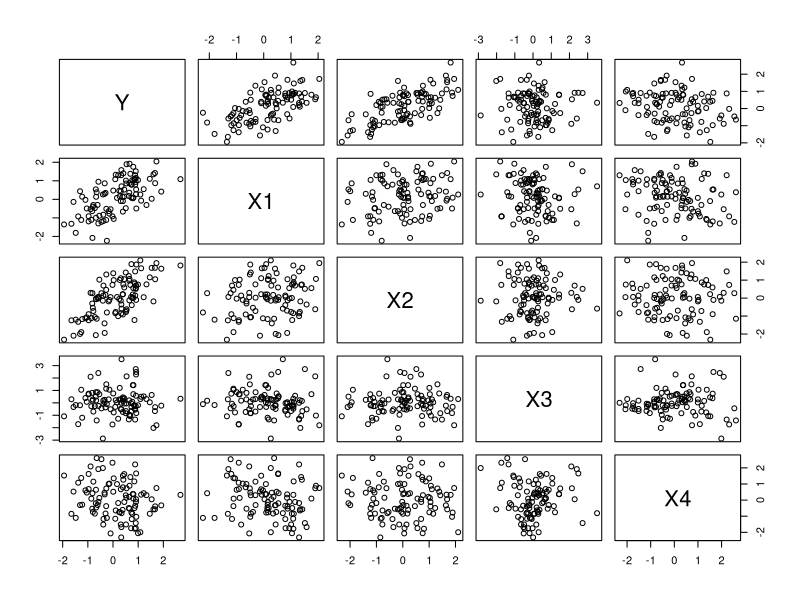
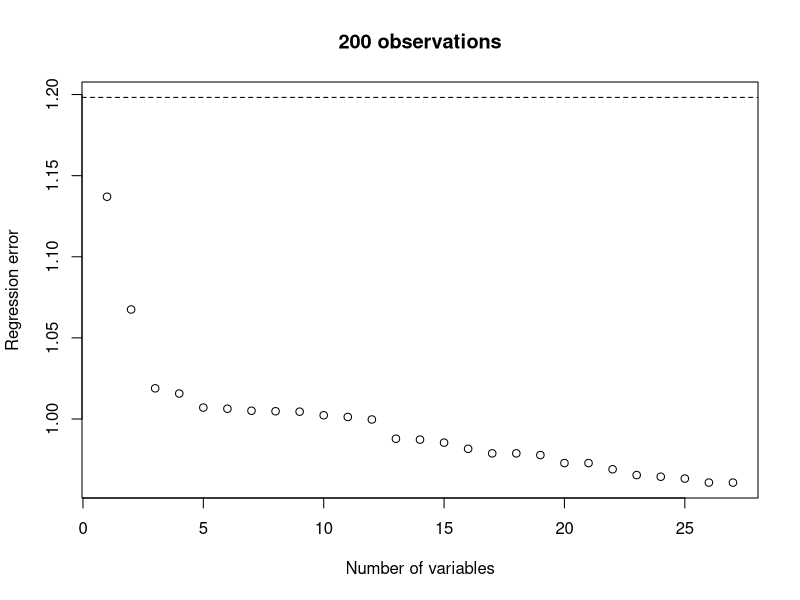
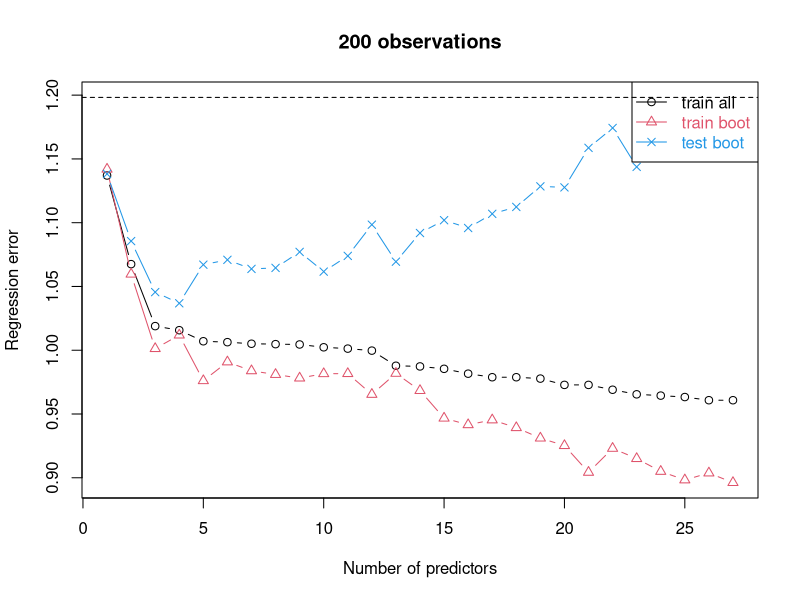
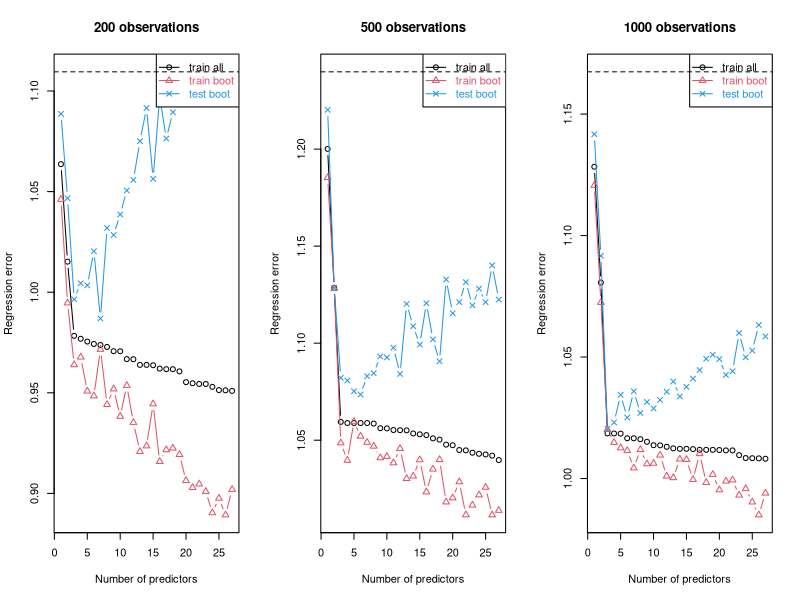
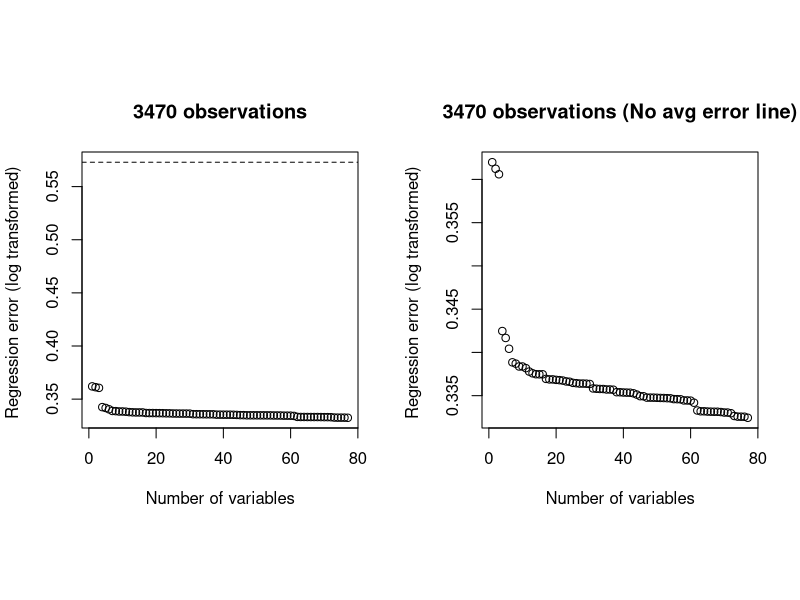

These figures' R source, in order: (Note: a time limit stopped this script after it produced the figures.)
## ---- chunk 1
knitr::opts_chunk$set(echo = TRUE)
library(ggplot2)
## ---- chunk 2
simuLinQuadDat <- function(inpNobs=100, inpNlinVars=5, inpYidx=1:2, inpSDerr=0.5) {
  # Nobs x Nvars matrix of linear terms:
  xTmp <- matrix(rnorm(inpNobs*inpNlinVars),ncol=inpNlinVars)
  # Make all pairwise products of linear terms,
  # X1*X1, X1*X2, X1*X3, ..., Xn*Xn:
  x2Tmp <- NULL
  tmpCnms <- NULL
  # for each linear term:
  for ( iTmp in 1:ncol(xTmp) ) {
    # multiply it by itself and all other terms,
    # excluding already generated pairwise combinations: 
    for ( jTmp in iTmp:ncol(xTmp) ) {
      x2Tmp <- cbind(x2Tmp,xTmp[,iTmp]*xTmp[,jTmp])
      # maintain vector of column names for quadratic
      # terms along the way:
      tmpCnms <- c(tmpCnms,paste0("X",iTmp,"X",jTmp))
    }
  }
  # name attributes in the matrix of quadratic terms:
  colnames(x2Tmp) <- tmpCnms
  # create outcome as a sum of an unweighted average of 
  # specified columns and controlled amount 
  # of gaussian noise:
  yTmp <- rowMeans(cbind(xTmp,x2Tmp)[,inpYidx])+rnorm(inpNobs,sd=inpSDerr)
  # return data.frame with outcome as a first column,
  # followed by linear, then by quadratic terms:
  data.frame(Y=yTmp,xTmp,x2Tmp)
}
## ---- chunk 3
simDat <- simuLinQuadDat()
class(simDat)
dim(simDat)
head(simDat)
pairs(simDat[,1:5])
## ---- chunk 4
lm(Y~X1+X2+X1X1+X1X2+X2X2,simDat)
## ---- chunk 5
lm(Y~.,simDat[,c("Y","X1","X2","X1X1","X1X2","X2X2")])
## ---- chunk 6
lm(Y~.,simDat[,c(1:3,7,8,12)])
## ---- chunk 7
lm(as.formula(paste0("Y~",paste(colnames(simDat)[c(2:3,7,8,12)],collapse="+"))),simDat)
## ---- chunk 8
simDat <- simuLinQuadDat(inpNobs=200, inpNlinVars=6, inpYidx=1:3, inpSDerr=1)
df2plot <- NULL
for ( iTmp in 2:ncol(simDat) ) {
  lmTmp <- lm(Y~.,simDat[,1:iTmp])
  errTmp <- sqrt(mean((simDat[,"Y"]-predict(lmTmp))^2))
  df2plot <- rbind(df2plot,data.frame(nvars=iTmp-1,err=errTmp))
}
plot(df2plot,xlab="Number of variables",ylab="Regression error",main=paste(nrow(simDat),"observations"),ylim=c(min(df2plot[,"err"]),sqrt(mean((simDat[,"Y"]-mean(simDat[,"Y"]))^2))))
abline(h=sqrt(mean((simDat[,"Y"]-mean(simDat[,"Y"]))^2)),lty=2)
## ---- chunk 9
nrow(simDat)
head(simDat)
## ---- chunk 10
bootTrainTestErrOneAllVars <- function(inpDat,nBoot=100) {
  # matrices and vector to store bootstrap training
  # and test errors as well as training error for model
  # fit on all observations -- for one through all
  # variables in the dataset:
  errTrain <- matrix(NA,nrow=nBoot,ncol=ncol(inpDat)-1)
  errTest <- matrix(NA,nrow=nBoot,ncol=ncol(inpDat)-1)
  allTrainErr <- numeric()
  numTestSamples = matrix(NA,nrow=nBoot,ncol=ncol(inpDat)-1)
  # first predictor is the second column in
  # the input data - first is the outcome "Y":
  for ( iTmp in 2:ncol(inpDat) ) {
    # fit model and calculate error on all observations:
    lmTmp <- lm(Y~.,inpDat[,1:iTmp])
    # summary(lmTmp)$sigma for degrees of freedom correction
    allTrainErr[iTmp-1] <- sqrt(mean((inpDat[,"Y"]-predict(lmTmp))^2))
    # draw repeated boostraps of the data:
    for ( iBoot in 1:nBoot ) {
      # replace=TRUE is critical for bootstrap to work correctly:
      tmpBootIdx <- sample(nrow(inpDat),nrow(inpDat),replace=TRUE)
      # model fit on the bootstrap sample and
      # corresponding training error:
      lmTmpBoot <- lm(Y~.,inpDat[tmpBootIdx,1:iTmp])
      # summary(lmTmpBoot)$sigma for degrees of freedom correction
      errTrain[iBoot,iTmp-1] <- sqrt(mean((inpDat[tmpBootIdx,"Y"]-predict(lmTmpBoot))^2))
      # test error is calculated on the observations
      # =not= in the bootstrap sample - thus "-tmpBootIdx"
      errTest[iBoot,iTmp-1] <- sqrt(mean((inpDat[-tmpBootIdx,"Y"]-predict(lmTmpBoot,newdata=inpDat[-tmpBootIdx,1:iTmp]))^2))
      numTestSamples[iBoot,iTmp-1] = length(inpDat[-tmpBootIdx,"Y"])
    }
  }
  # return results as different slots in the list:
  list(bootTrain=errTrain,bootTest=errTest,allTrain=allTrainErr,numTestSamples=numTestSamples)
}
## ---- chunk 11
# wrapper for plotting:
plotBootRegrErrRes <- function(inpRes,inpPchClr=c(1,2,4),...) {
  matplot(1:length(inpRes$allTrain),cbind(inpRes$allTrain,colMeans(inpRes$bootTrain),colMeans(inpRes$bootTest)),pch=inpPchClr,col=inpPchClr,lty=1,type="b",xlab="Number of predictors",ylab="Regression error",...)
  legend("topright",c("train all","train boot","test boot"),col=inpPchClr,text.col=inpPchClr,pch=inpPchClr,lty=1)
}
bootErrRes <- bootTrainTestErrOneAllVars(simDat,30)
plotBootRegrErrRes(bootErrRes,main="200 observations",ylim=c(min(colMeans(bootErrRes$bootTrain)),sqrt(mean((mean(simDat[,"Y"])-simDat[,"Y"])^2))))
abline(h=sqrt(mean((mean(simDat[,"Y"])-simDat[,"Y"])^2)),lty=2)
## ---- chunk 12
#bootErrRes
## ---- chunk 13
old.par <- par(mfrow=c(1,3))
for ( tmpNobs in c(200,500,1000) ) {
  simDat <- simuLinQuadDat(inpNobs=tmpNobs, inpNlinVars=6, inpYidx=1:3, inpSDerr=1)
  bootErrRes <- bootTrainTestErrOneAllVars(simDat,30)
  plotBootRegrErrRes(bootErrRes,main=paste(tmpNobs,"observations"),ylim=c(min(colMeans(bootErrRes$bootTrain)),sqrt(mean((mean(simDat[,"Y"])-simDat[,"Y"])^2))))
  abline(h=sqrt(mean((mean(simDat[,"Y"])-simDat[,"Y"])^2)),lty=2)
}
par(old.par)
## ---- chunk 14
#read data, log transform them
fund_dat = read.csv("fund-raising-with-predictions.csv",sep=",")
fund_dat = subset(fund_dat, select = -c(gender, predcontr))
fund_dat = log(fund_dat+1)

#reorder from most cor to least
x = cor(fund_dat,fund_dat$contrib)
ord = order(abs(x),decreasing = TRUE)
x[ord,]
fund_dat = fund_dat[ord]
head(fund_dat)
## ---- chunk 15
#double for loop to make all the pairs
df_pairs = data.frame(matrix(nrow=nrow(fund_dat), ncol=0))
for (m in 2:length(fund_dat)){
  for (n in m:length(fund_dat)){
    df_pairs[(paste(names(fund_dat[m]),"x",names(fund_dat[n])))] = fund_dat[m] * fund_dat[n]
  }
}
df = cbind(fund_dat,df_pairs)
length(df)
#head(df)
## ---- chunk 16
#reorder from most cor to least
x = cor(df,df$contrib)
ord = order(abs(x),decreasing = TRUE)
x[ord,]
df = df[ord]
head(df)
## ---- chunk 17

op = par(mfrow=c(1,2),pty='s')

#log transformed plot
df2plot <- NULL
for ( iTmp in 2:ncol(df) ) {
  lmTmp <- lm(contrib~.,df[,1:iTmp])
  errTmp <- sqrt(mean((df[,"contrib"]-predict(lmTmp))^2))
  df2plot <- rbind(df2plot,data.frame(nvars=iTmp-1,err=errTmp))
}
plot(df2plot,xlab="Number of variables",ylab="Regression error (log transformed) ",main=paste(nrow(df),"observations"),ylim=c(min(df2plot[,"err"]),sqrt(mean((df[,"contrib"]-mean(df[,"contrib"]))^2))))
abline(h=sqrt(mean((df[,"contrib"]-mean(df[,"contrib"]))^2)),lty=2)

#######repeat, no avg line##

#log transformed plot
plot(df2plot,xlab="Number of variables",ylab="Regression error (log transformed) ",main=paste(nrow(df),"observations (No avg error line)"))
abline(h=sqrt(mean((df[,"contrib"]-mean(df[,"contrib"]))^2)),lty=2)

par(op)

## ---- chunk 18
dfY = df
names(dfY)[names(dfY) == "contrib"] <- "Y"
#head(dfY)
## ---- chunk 19
bootErrResFund <- bootTrainTestErrOneAllVars(dfY,30)
## ---- chunk 20
#bootErrResFund
## ---- chunk 21
op = par(mfrow=c(1,2),pty='s')

#plot log transformed
plotBootRegrErrRes(bootErrResFund,main="Regression Error (Log Transformed)",ylim=c(min(colMeans(bootErrResFund$bootTrain)),sqrt(mean((mean(dfY[,"Y"])-dfY[,"Y"])^2))))
abline(h=sqrt(mean((mean(dfY[,"Y"])-dfY[,"Y"])^2)),lty=2)

#####repeat, without avg line ###
plotBootRegrErrRes(bootErrResFund,main="Regression Error (Log Transformed, No avg error line)")

par(op)
## ---- chunk 22
df_compete = read.csv("fund-raising-with-predictions.csv",sep=",")
df_compete = subset(df_compete, select = c(contrib, predcontr))
df_compete = log(df_compete+1)
df_compete['error'] = df_compete$contrib - df_compete$predcontr
head(df_compete)

compete_err = sqrt(mean((df_compete$error)^2))
compete_err

## ---- chunk 23

dfTwo = dfY[1:200,]
bootErrResTwo <- bootTrainTestErrOneAllVars(dfTwo,30)

dfFive = dfY[1:500,]
bootErrResFive <- bootTrainTestErrOneAllVars(dfFive,30)

dfTen = dfY[1:1000,]
bootErrResTen <- bootTrainTestErrOneAllVars(dfTen,30)
## ---- chunk 24

op = par(mfrow=c(1,3),pty='s')

plotBootRegrErrRes(bootErrResTwo,main="Regression Error, 200 samples",ylim=c(0,0.7))
plotBootRegrErrRes(bootErrResFive,main="Regression Error, 500 samples",ylim=c(0,0.7))
plotBootRegrErrRes(bootErrResTen,main="Regression Error, 1000 samples",ylim=c(0,0.7))

par(op)
## ---- chunk 25
op = par(mfrow=c(1,2))

name = "unscaled"

for(i in 1:2){
  #read data, log transform them
  fund_dat = read.csv("fund-raising-with-predictions.csv",sep=",")
  fund_dat = subset(fund_dat, select = -c(gender, predcontr))
  fund_dat = log(fund_dat+1)
  
  if(i==2){
    #scale
    fund_dat[-1] = scale(fund_dat[-1])
    name = "scaled"
  }
  
  #double for loop to make all the pairs
  df_pairs = data.frame(matrix(nrow=nrow(fund_dat), ncol=0))
  for (m in 2:length(fund_dat)){
    for (n in m:length(fund_dat)){
      df_pairs[(paste(names(fund_dat[m]),"x",names(fund_dat[n])))] = fund_dat[m] * fund_dat[n]
    }
  }
  
  df = cbind(fund_dat,df_pairs)
  
  #reorder from most cor to least
  x = cor(df,df$contrib)
  ord = order(abs(x),decreasing = TRUE)
  x[ord,]
  df = df[ord]
  head(df)

  #metrics
  df_pred = df[-1]
  corr = c(cor((df_pred)))
  hist(corr, main = paste("histogram of correlations,", name, "predictors") )
  print(paste(name, "mean", mean(corr), "sd", sd(corr) ))
}

par(op)
## ---- chunk 26
dfY_Scale = df
names(dfY_Scale)[names(dfY_Scale) == "contrib"] <- "Y"
bootErrResScale <- bootTrainTestErrOneAllVars(dfY_Scale,30)
## ---- chunk 27
op = par(mfrow=c(1,2),pty='s')

##unscaled
#plot log transformed
plotBootRegrErrRes(bootErrResFund,main="Regression Error, Unscaled",ylim=c(.32,.4))

##scaled
#plot log transformed
plotBootRegrErrRes(bootErrResScale,main="Regression Error, Scaled)",ylim=c(.32,.4))

par(op)
